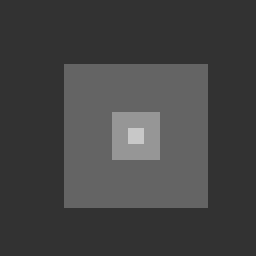
%> input picture PIB/Demos/Demo9 - Frequency Filtering/squares.gif, 256 x 256 px
$ octave --eval "DFT_properties;"   (GNU Octave 9; MATLAB toolbox functions it lacks are replaced by stand-ins)
%> lines starting %> are read from the running program, lines starting %| are printed output that depends on the picture
%
% ISEL - Instituto Superior de Engenharia de Lisboa.
%
% MEIC - Mestrado em Engenharia Informatica e de Computadores.
% MEIM - Mestrado em Engenharia Inform醫ica e Multim閐ia.
%
% PIB - Processamento de Imagem e Biometria.
%
% DFT_properties.m
% Some DFT properties.

function DFT_properties()

close all

% Read test image
%f = imread('bird.gif');
f = imread('squares.gif');
%> f is the input picture: size 256x256 uint8; min 50, max 200, mean 67.8

% Resolution of the image
[M,N] = size(f);
%> M = 256; N = 256

% Module of the spectrum
F = fft2(f);
F = abs(F);
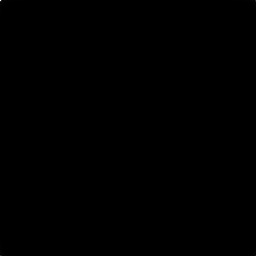
%> F: size 256x256 double; min 0, max 4441600, mean 660.7; drawn with min black and max white

% Average on the spatial domain
ms = (1 / (M*N)) * sum(sum(double(f)))
%> ms = 67.77

% Average on the frequency domain
mf = (1 / (M*N)) * F(1,1)
%> mf = 67.77

% Power of the image - computed in the spatial domain
Ps = (1 / (M*N)) * sum(sum(double(f).^2))
%> Ps = 5380.9

% Center the spectrum
F = fftshift(F);

% Display the image
figure(1);
subplot(121); imshow(f); title( 'f[m,n] ');
subplot(122); imagesc( log( 1 + F) );
colormap('gray'); title(' |F[u,v]| ');

% Power of the frequency domain
Pf = (1 / (M*N)^2) * sum(sum(F.^2))
%> Pf = 5380.9

F(M/2+1,N/2+1)
%> ans = 4441600
PDC  = (1 / (M*N)^2) * F(M/2+1,N/2+1)^2
%> PDC = 4593.2
pPDC = 100*PDC / Pf
%> pPDC = 85.36
%> `DFT_properties;`:
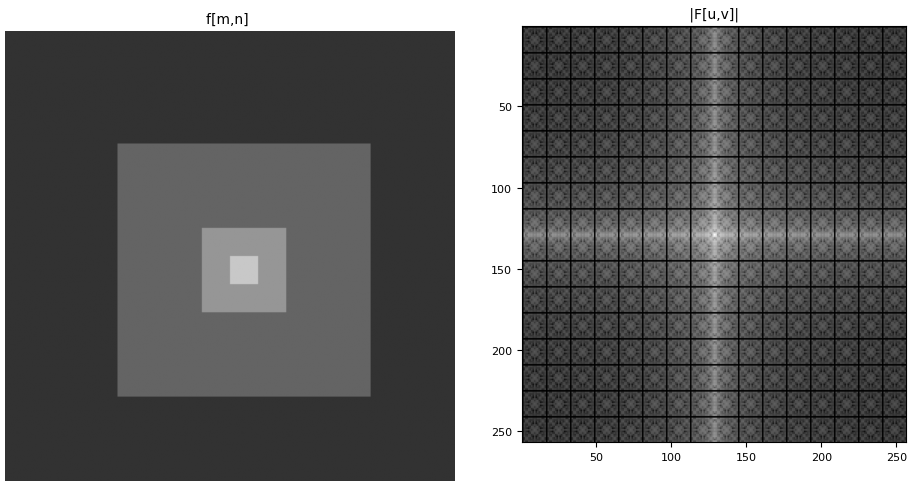
%> figure redrawn from the program's plot data, 2 panels

end
